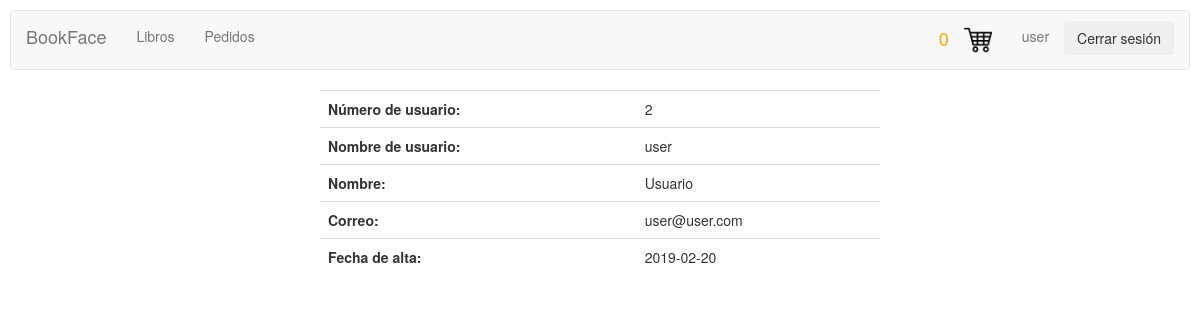
Page /controluser/perfiluser.php (signed in) on the committed database.
### tables this page shows
CREATE TABLE `usuarios` (
  `id` int(11) NOT NULL AUTO_INCREMENT,
  `user` varchar(45) NOT NULL,
  `password` varchar(45) NOT NULL,
  `nombre` varchar(45) NOT NULL,
  `correo` varchar(45) NOT NULL,
  `fecha_alta` date NOT NULL,
  PRIMARY KEY (`id`)
);

### controluser/perfiluser.php (the view, shortened to what this page needs)
<?php session_start();
if (isset($_SESSION["user"]) && $_SESSION["user"]!="admin") { ?>
<!DOCTYPE html>
<html>
<head>
    <link rel="stylesheet" href="../CSS/styles.css">
    <link rel="stylesheet" href="../CSS/menuadmin.css">
</head>
    <body>
        <div>
        <?php include_once("menuuser.php"); ?>
        </div>
        <div class="row">
            <div class="col-md-3"></div>
            <div class="col-md-6" style="background-color: white; border-radius:10px;">
                <?php
                $connection = new mysqli("localhost", "root", "123456", "proyecto");
                $connection->set_charset("utf8");
                if ($result = $connection->query("select * from usuarios where user='$_SESSION[user]'")) {
                $obj = $result->fetch_object();
                        echo "<table class='table custab'";
                        echo "<tr><td><b>Número de usuario: </b></td><td>$obj->id</td></tr>";
                        echo "<tr><td><b>Nombre de usuario: </b></td><td>$obj->user</td></tr>";
                        echo "<tr><td><b>Nombre: </b></td><td>$obj->nombre</td></tr>";
                        echo "<tr><td><b>Correo: </b></td><td>$obj->correo</td></tr>";
                        echo "<tr><td><b>Fecha de alta: </b></td><td>$obj->fecha_alta</td></tr>";
                        echo "</table>";
                }
                ?>
            </div>
            <div class="col-md-3"></div>
        </div>
    </body>
</html>
<?php } else {
    session_destroy();
    header("Location: ../login.php");
  }
 ?>

### CSS/styles.css (style rules this page uses)
body { background-image:url("http://culto.latercera.com/wp-content/uploads/2017/04/Libros-1-900x600.jpg"); background-position:center; background-size: 100%; background-repeat: repeat; padding:10px; }

### CSS/menuadmin.css (style rules this page uses)
body,html { height: 100%; }
.row { padding: 0px 15px; }

### rows in the picture
usuarios: id "2", user "user", nombre "Usuario", correo "user@user.com", fecha_alta "2019-02-20"

### other values in the picture
sizeof($_SESSION["cart"]) "0"
$_SESSION["user"] "user"
